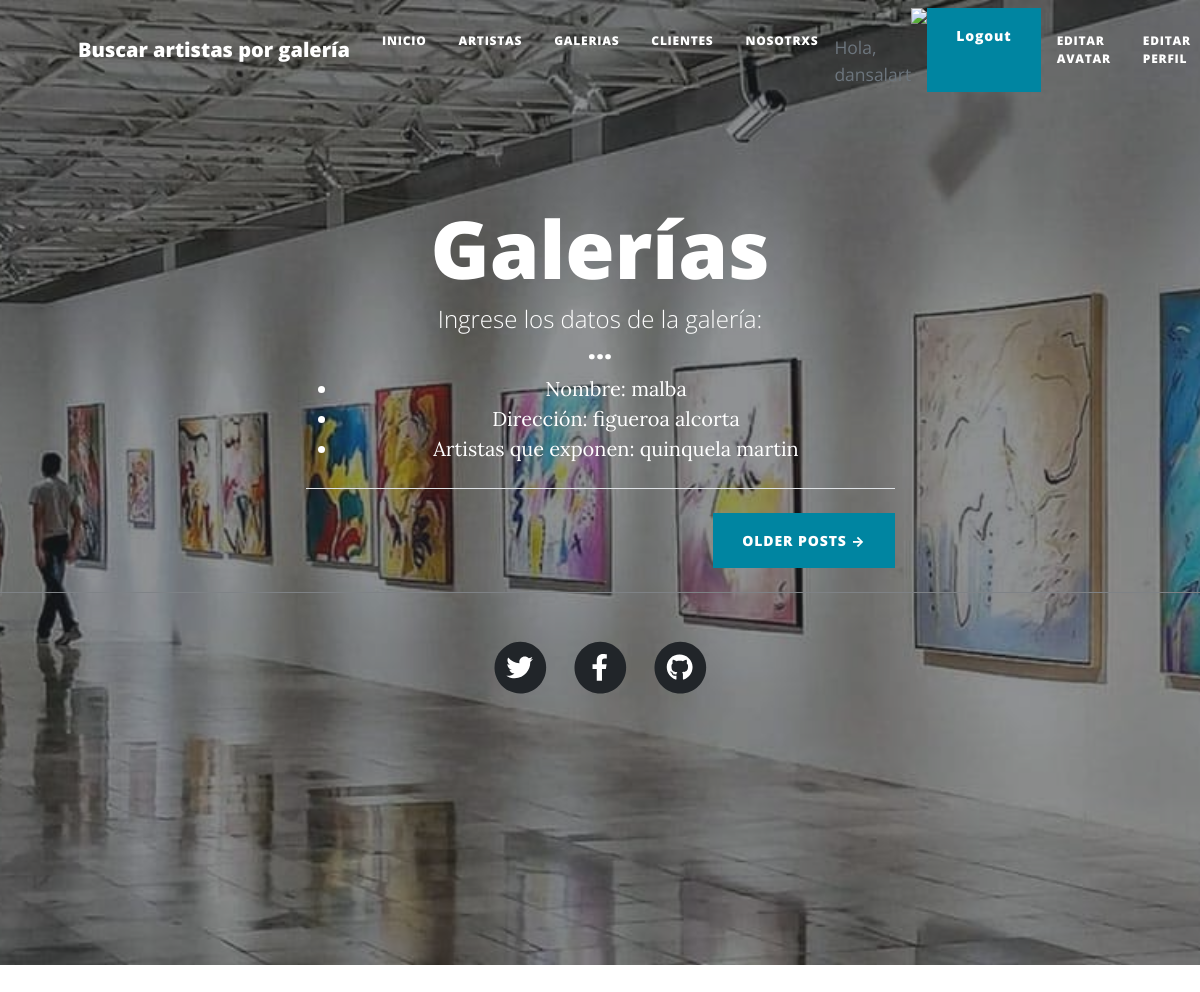
The page /galerias/view/1 (signed in) on the database its author committed.
### AppBlog/models.py (models this page shows, shortened)
class Galeria(Model):
    nombre = CharField(max_length=40)
    direccion = CharField(max_length=40)
    artistasQueExponen = CharField(max_length=100)

### AppBlog/views.py (the view)
# urls.py: path('galerias/view/<pk>', views.GaleriaDetailView.as_view(), name='galeria_view'),
class GaleriaDetailView(AvatarView, DetailView):
    model = Galeria
    template_name = 'AppBlog/galeria_view.html'

### AppBlog/views.py (called while the page is built)
    def get_context_data(self, **kwargs):
        contexto = super().get_context_data(**kwargs)
        contexto['avatar_url'] = Avatar.objects.filter(user=self.request.user).last().imagen.url
        return contexto

### templates/AppBlog/galeria_view.html (shortened to what this page needs)
{% extends 'AppBlog/padre.html' %}
{% load static %}
{%block Header%}
    <header class="masthead" style="background-image: url({%static 'AppBlog/assets/img/galerias-de-arte.jpeg' %})">
        <div class="container position-relative px-4 px-lg-5">
            <div class="row gx-4 gx-lg-5 justify-content-center">
                <div class="col-md-10 col-lg-8 col-xl-7">
                    <div class="site-heading">
                        <h1>Galerías</h1>
                        <span class="subheading">Ingrese los datos de la galería:</span>
                        <h3>...</h3>
                        <ul>
                            <li>Nombre: {{galeria.nombre}}</li>
                            <li>Dirección: {{galeria.direccion}}</li>
                            <li>Artistas que exponen: {{galeria.artistasQueExponen}}</li>
                        </ul>
                    {% endblock %}

### templates/AppBlog/padre.html (shortened to what this page needs)
<!DOCTYPE html>
<html lang="en">
    <head>
        {% load static %}
        <link href="{% static 'AppBlog/css/styles.css' %}" rel="stylesheet" />
    </head>
    <body>
        <nav class="navbar navbar-expand-lg navbar-light" id="mainNav">
            <div class="container px-4 px-lg-5">
                <a class="navbar-brand" href="{% url 'busqueda_artista' %}">Buscar artistas por galería </a>
                <div class="collapse navbar-collapse" id="navbarResponsive">
                    <ul class="navbar-nav ms-auto py-4 py-lg-0">
                        <li class="nav-item"><a class="nav-link px-lg-3 py-3 py-lg-4" href="{% url 'inicio' %}">Inicio</a></li>
                        <li class="nav-item"><a class="nav-link px-lg-3 py-3 py-lg-4" href="{% url 'artistas' %}">Artistas</a></li>
                        <li class="nav-item"><a class="nav-link px-lg-3 py-3 py-lg-4" href="{% url 'galerias' %}">Galerias</a></li>
                        <li class="nav-item"><a class="nav-link px-lg-3 py-3 py-lg-4" href="{% url 'clientes' %}">Clientes</a></li>
                        <li class="nav-item"><a class="nav-link px-lg-3 py-3 py-lg-4" href="{% url 'about_us' %}">Nosotrxs</a></li>
                        {% if not request.user.is_authenticated %}
                            <a class="btn btn-primary" href="{% url 'login' %}">INICIAR SESIÓN</a>
                        {% else %}
                            <li class="text-muted small mb-32 mb-lg-10"> <br>
                                Hola, {{user.username}} </li>
                            <img src=" {{avatar_url}} " height="80px"/>
                            <a class="btn btn-primary" href="{% url 'logout' %}"> Logout</a>
                            <li class="nav-item"><a class="nav-link px-lg-3 py-3 py-lg-4" href="{% url 'avatar_add' %}">Editar avatar</a></li>
                            <li class="nav-item"><a class="nav-link px-lg-3 py-3 py-lg-4" href="{% url 'user_editar' %}">Editar perfil</a></li>
                        {% endif %}
                    </ul>
                </div>
            </div>
        </nav>
        {% block Header %}
        {% endblock %}
                    </div>
                    <hr class="my-4" />
                    {%block OlderPosts%}
                    <div class="d-flex justify-content-end mb-4"><a class="btn btn-primary text-uppercase" href="{% url 'not_pages_yet' %}">Older Posts →</a></div>
                </div>
            </div>
        </div>
        <footer class="border-top">
            {%endblock%}
            <div class="container px-4 px-lg-5">
                <div class="row gx-4 gx-lg-5 justify-content-center">
                    <div class="col-md-10 col-lg-8 col-xl-7">
                        <ul class="list-inline text-center">
                            <li class="list-inline-item">
                                <a href="{% url 'not_pages_yet' %}">
                                    <span class="fa-stack fa-lg">
                                        <i class="fas fa-circle fa-stack-2x"></i>
                                        <i class="fab fa-twitter fa-stack-1x fa-inverse"></i>
                                    </span>
                                </a>
                            </li>
                            <li class="list-inline-item">
                                <a href="{% url 'not_pages_yet' %}">
                                    <span class="fa-stack fa-lg">
                                        <i class="fas fa-circle fa-stack-2x"></i>
                                        <i class="fab fa-facebook-f fa-stack-1x fa-inverse"></i>
                                    </span>
                                </a>
                            </li>
                            <li class="list-inline-item">
                                <a href="{% url 'not_pages_yet' %}">
                                    <span class="fa-stack fa-lg">
                                        <i class="fas fa-circle fa-stack-2x"></i>
                                        <i class="fab fa-github fa-stack-1x fa-inverse"></i>
                                    </span>
                                </a>
                            </li>
                        </ul>
                    </div>
                </div>
            </div>
        </footer>
    </body>
</html>

### rows shown on the page
Galeria: nombre "malba", direccion "figueroa alcorta", artistasQueExponen "quinquela martin"

### other values the page prints
{{ user.username }} "dansalart"
